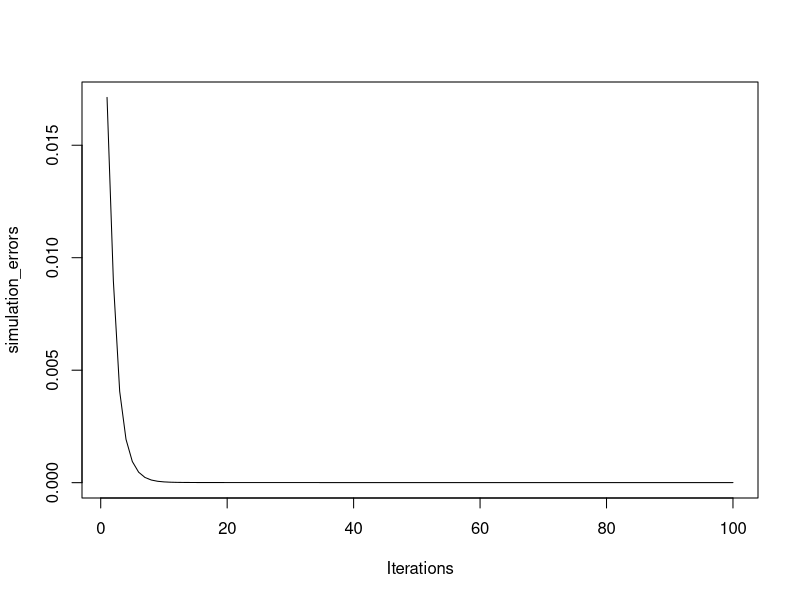

Write R code to recreate this figure.
## ---- chunk 1
knitr::opts_chunk$set(echo = TRUE)
library(tidyverse)
## ---- chunk 2
# parameters
rho <- 1+1e-6
theta <- 5
n_k <- 20
k <- 100000
a <- matrix(exp(rnorm(n = k * n_k)), ncol = n_k, nrow = k)
w <- 1

# Initialize price matrices
# p_ik_0 starts at Dixit-Stiglitz
p_ik_0 <- w / a * theta / (theta - 1)
p_ik_1 <- p_ik_0

# Loop objects
iter <- 1
max_iter <- 100
simulation_errors <- NULL
tolerence <- 1e-6

# p_ik_0 -> p_k -> s_ik -> p_ik_1
while (TRUE) {
  # find sector prices and shares
  p_k <- apply(p_ik_0^(1-theta), 1, sum)^(1/(1-theta))
  s_ik <- (p_ik_0 / p_k %*% t(rep(1, times = n_k)))^(1-theta)
  
  # find prices based on shares and sector prices
  p_ik_1 <- (w/a) * ((theta-rho)*s_ik - theta)/((theta-rho)*s_ik + 1 - theta)
  
  # check for convergence
  simulation_errors[iter] <- sum(abs(p_ik_0 - p_ik_1)/sum(p_ik_0))
  if (simulation_errors[iter] < tolerence) break
  
  # update price guess
  p_ik_0 <- (1/2)*p_ik_0 + (1/2)*p_ik_1
  
  # Increment counter
  iter <- iter + 1
  if (iter > max_iter ) break
}

plot(simulation_errors, type = "l", xlab = "Iterations")
## ---- chunk 3
p <- ((1/k)*sum(p_k^(1-rho)))^(1/(1-rho))
print(w/p)
## ---- chunk 4
p_ik_fb <- w/a
p_k_fb <- apply(p_ik_fb^(1-theta), 1, sum)^(1/(1-theta))
p_fb <- ((1/k)*sum(p_k_fb^(1-rho)))^(1/(1-rho))
print(w/p_fb)
